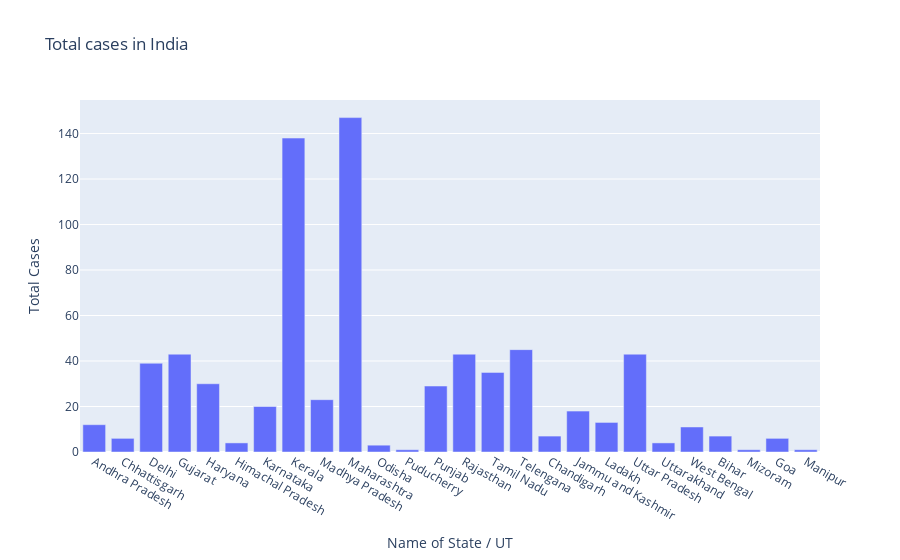

The cell this chart's notebook holds for it:
### Code cell
#matplotlib dpi=dots per inches
fig=plt.figure(figsize=(20,10),dpi=100)
axes=fig.add_axes([0,0,1,1])
axes.bar(df['Name of State / UT'],df['Total Cases'])
axes.set_title('Total cases in India')
axes.set_xlabel('Name of State / UT')
axes.set_ylabel('Total Cases')
plt.show()

#plotly 
fig=go.Figure()
fig.add_trace(go.Bar(x=df['Name of State / UT'],y=df['Total Cases']))
fig.update_layout(title='Total cases in India',xaxis=dict(title='Name of State / UT'),yaxis=dict(title='Total Cases'))

### Figure 1 — Plotly figure (JSON) as saved in the notebook; plotly's stock layout.template omitted (floating-point values rounded to 4 significant figures)
{"data": [{"type": "bar", "x": ["Andhra Pradesh", "Chhattisgarh", "Delhi", "Gujarat", "Haryana", "Himachal Pradesh", "Karnataka", "Kerala", "Madhya Pradesh", "Maharashtra", "Odisha", "Puducherry", "Punjab", "Rajasthan", "Tamil Nadu", "Telengana", "Chandigarh", "Jammu and Kashmir", "Ladakh", "Uttar Pradesh", "Uttarakhand", "West Bengal", "Bihar", "Mizoram", "Goa", "Manipur"], "y": [12, 6, 39, 43, 30, 4, 20, 138, 23, 147, 3, 1, 29, 43, 35, 45, 7, 18, 13, 43, 4, 11, 7, 1, 6, 1]}], "layout": {"title": {"text": "Total cases in India"}, "xaxis": {"title": {"text": "Name of State / UT"}}, "yaxis": {"title": {"text": "Total Cases"}}}}
